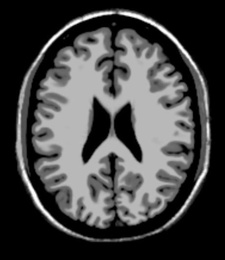
%> input picture assignment2/T1.jpg, 225 x 260 px, shrunk from 460 x 532 before the run
$ octave p6.m   (GNU Octave 9; MATLAB toolbox functions it lacks are replaced by stand-ins)
%> lines starting %> are read from the running program, lines starting %| are printed output that depends on the picture
clear;close all;clc;
i1=im2double(imread('T1.jpg'));
%> i1: size 260x225 double; min 0, max 1, mean 0.268
i2=im2double(imread('T2.jpg'));
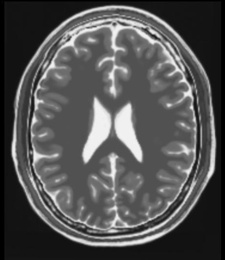
%> input picture assignment2/T2.jpg, 225 x 260 px, shrunk from 460 x 532 before the run
%> i2: size 260x225 double; min 0, max 0.961, mean 0.324
n=size(i1(:),1);
%> n = 58500
factor=10/255;
corr=zeros(21,1);
qmi=zeros(21,1);
for tx=-10:10
	i2shift=zeros(size(i2));
	if(tx==0)
		i2shift=i2;
	end
	if(tx>0)
		i2shift(:,tx+1:end)=i2(:,1:end-tx);
	end
	if(tx<0)
		i2shift(:,1:end+tx)=i2(:,-tx+1:end);
	end
	m1=mean(i1(:));
	m2=mean(i2shift(:));
	num=sum((i1(:)-m1) .* (i2shift(:)-m2));
	denom=sqrt(sum((i1(:)-m1).^2) * sum((i2shift(:)-m2).^2) );
	rho=num/denom;
	corr(tx+11)=rho;
	bins=zeros(26,26);
	putintobins=[floor(i1(:)/factor),floor(i2shift(:)/factor)];
	for i=1:26
		for j=1:26
			bins(i,j)=size(find(putintobins(:,1)==(i-1) & putintobins(:,2)==(j-1)),1)/n;
		end
	end
	for i=1:26
		for j=1:26
			bins(i,j)=(bins(i,j)-sum(bins(i,:))*sum(bins(:,j)))^2;
		end
	end
	qmi(tx+11)=sum(sum(bins));
end
%> this loop made 21 passes
%> (m2, num, denom, rho) on passes 1 to 12: (0.323, 1392.6, 4194.8, 0.332), (0.323, 1385.6, 4188, 0.331), (0.323, 1371, 4181.2, 0.328), (0.324, 1333.4, 4174.5, 0.319), (0.324, 1260.7, 4167.6, 0.302), (0.324, 1148.2, 4160.1, 0.276), (0.324, 1004.3, 4155.6, 0.242), (0.324, 842.3, 4155.4, 0.203), (0.324, 681.5, 4155.4, 0.164), (0.324, 569.3, 4155.3, 0.137), (0.324, 566.8, 4155.3, 0.136), (0.324, 676, 4155.3, 0.163)
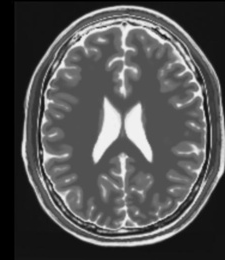
%> i2shift: size 260x225 double; min 0, max 0.961, mean 0.322
%> after the loop, corr = 21 values, max 0.334 at index 19, min 0.136 at index 11, mean 0.267; qmi = 21 values, max 0.0385 at index 11, min 0.02 at index 21, mean 0.0286
figure(1);
plot([-10:10],corr);
title('Correlation coefficient \rho vs. t_x for first part');
xlabel('t_x');
ylabel('\rho');
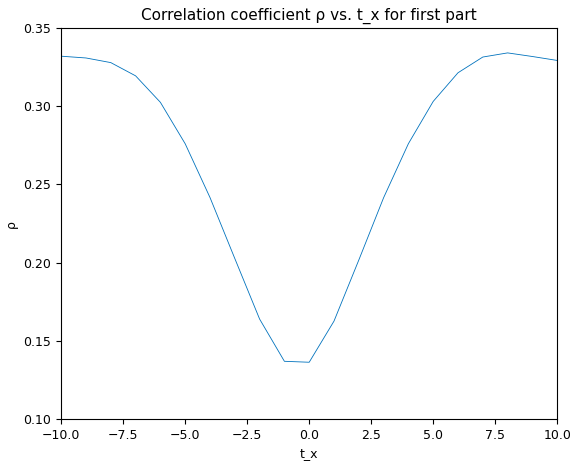
%> figure redrawn from the program's plot data; curve peaks at x = 8, y = 0.334
figure(2);
plot([-10:10],qmi);
title('QMI vs. t_x for first part');
xlabel('t_x');
ylabel('QMI');
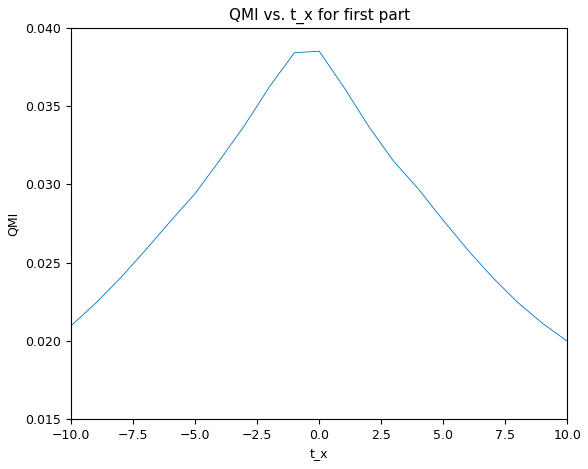
%> figure redrawn from the program's plot data; curve peaks at x = 0, y = 0.0385


i2=1-i1;
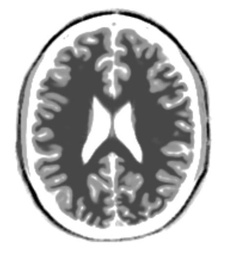
%> i2: size 260x225 double; min 0, max 1, mean 0.732
n=size(i1(:),1);
factor=10/255;
corr=zeros(21,1);
qmi=zeros(21,1);
for tx=-10:10
	i2shift=zeros(size(i2));
	if(tx==0)
		i2shift=i2;
	end
	if(tx>0)
		i2shift(:,tx+1:end)=i2(:,1:end-tx);
	end
	if(tx<0)
		i2shift(:,1:end+tx)=i2(:,-tx+1:end);
	end
	m1=mean(i1(:));
	m2=mean(i2shift(:));
	num=sum((i1(:)-m1) .* (i2shift(:)-m2));
	denom=sqrt(sum((i1(:)-m1).^2) * sum((i2shift(:)-m2).^2) );
	rho=num/denom;
	corr(tx+11)=rho;
	bins=zeros(26,26);
	putintobins=[floor(i1(:)/factor),floor(i2shift(:)/factor)];
	for i=1:26
		for j=1:26
			bins(i,j)=size(find(putintobins(:,1)==(i-1) & putintobins(:,2)==(j-1)),1)/n;
		end
	end
	for i=1:26
		for j=1:26
			bins(i,j)=(bins(i,j)-sum(bins(i,:))*sum(bins(:,j)))^2;
		end
	end
	qmi(tx+11)=sum(sum(bins));
end
%> this loop made 21 passes
%> (m2, num, denom, rho) on passes 1 to 12: (0.688, -1972.8, 5812.7, -0.339), (0.692, -2187.9, 5767.5, -0.379), (0.697, -2440.8, 5721, -0.427), (0.701, -2732.9, 5673, -0.482), (0.705, -3062.8, 5623.5, -0.545), (0.71, -3431.3, 5572.4, -0.616), (0.714, -3839.6, 5519.8, -0.696), (0.719, -4280, 5465.6, -0.783), (0.723, -4723.4, 5409.6, -0.873), (0.728, -5098.3, 5352, -0.953), (0.732, -5292.6, 5292.6, -1), (0.728, -5098.3, 5352, -0.953)
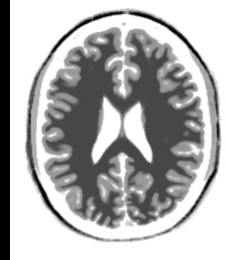
%> i2shift: size 260x225 double; min 0, max 1, mean 0.688
%> after the loop, corr = 21 values, max -0.339 at index 1, min -1 at index 11, mean -0.628; qmi = 21 values, max 0.09 at index 11, min 0.0422 at index 21, mean 0.0608
figure(3);
plot([-10:10],corr);
title('Correlation coefficient \rho vs. t_x for second part');
xlabel('t_x');
ylabel('\rho');
%> figure, not shown here; curve peaks at x = -10, y = -0.339
figure(4);
plot([-10:10],qmi);
title('QMI vs. t_x for second part');
xlabel('t_x');
ylabel('QMI');
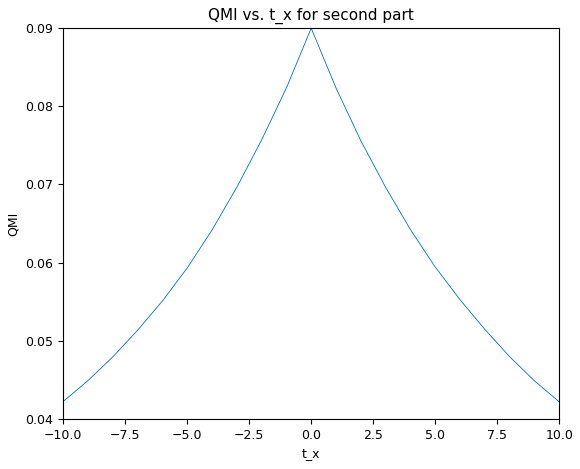
%> figure redrawn from the program's plot data; curve peaks at x = 0, y = 0.09
